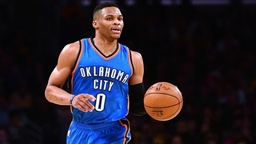
#> input picture hw0/westbrook.jpg, 256 x 144 px, shrunk from 1920 x 1080 before the run
$ python image.py
#> lines starting #> are read from the running program, lines starting #| are printed output that depends on the picture
from PIL import Image
import math

def loadImage(name):
#> called with name = 'westbrook.jpg'
	img = Image.open(name)
#> img is the input picture: PIL image 256x144 RGB; mean R, G, B 37.9, 32.6, 44.2
	pixels = img.load()

	outImg = Image.new('RGB', img.size, 'black') # create a new black image
#> outImg: PIL image 256x144 RGB; every value is 0
	outPixels = outImg.load() # load to pixel array

	width, height = img.size
#> width = 256; height = 144
	processPixel(pixels, outPixels, width, height)

	print('origin first pixel: ', pixels[0,0])
#| origin first pixel:  (10, 10, 12)
	print('result first pixel: ', outPixels[0,0])
#| result first pixel:  (5, 5, 6)

	#outImg.show()
	outImg.save('Q2.jpg')
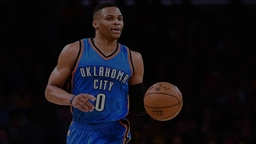
#> saved as Q2.jpg: PIL image 256x144 RGB; mean R, G, B 18.7, 16.1, 21.9

def processPixel(pixels, outPixels, width, height):
	for i in range(width):
		for j in range(height):
			outPixels[i,j] = (halfFloorRGB(pixels,i,j))

def halfFloor(num):
	return math.floor( num / 2 )

def halfFloorRGB(pixels, i, j):
	'''return half floor value of indexed [i,j] pixel'''
	r,g,b = pixels[i,j]
	return (halfFloor(r), halfFloor(g), halfFloor(b))


if __name__ ==  '__main__':
	loadImage('westbrook.jpg')
